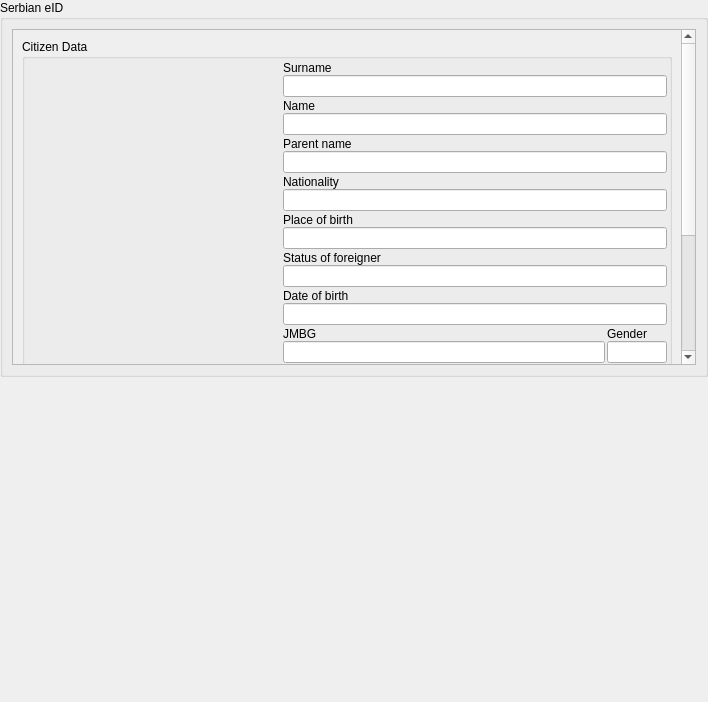
<?xml version="1.0" encoding="UTF-8"?>
<ui version="4.0">
 <class>EId</class>
 <widget class="QWidget" name="EId">
  <property name="geometry">
   <rect>
    <x>0</x>
    <y>0</y>
    <width>708</width>
    <height>702</height>
   </rect>
  </property>
  <property name="windowTitle">
   <string>Form</string>
  </property>
  <layout class="QVBoxLayout" name="verticalLayout">
   <property name="leftMargin"><number>0</number></property>
   <property name="topMargin"><number>0</number></property>
   <property name="rightMargin"><number>0</number></property>
   <property name="bottomMargin"><number>0</number></property>
   <item>
    <widget class="CollapsibleSection" name="identityGroupBox">
     <property name="sizePolicy">
      <sizepolicy hsizetype="Preferred" vsizetype="Expanding">
       <horstretch>0</horstretch>
       <verstretch>0</verstretch>
      </sizepolicy>
     </property>
     <property name="title">
      <string>Serbian eID</string>
     </property>
     <layout class="QVBoxLayout" name="verticalLayout_identity">
      <item>
       <widget class="QScrollArea" name="scrollArea">
        <property name="widgetResizable">
         <bool>true</bool>
        </property>
        <widget class="QWidget" name="scrollAreaWidgetContents">
         <layout class="QVBoxLayout" name="scrollLayout">
          <item>
           <widget class="CollapsibleSection" name="citizenSection">
            <property name="title">
             <string>Citizen Data</string>
            </property>
            <layout class="QVBoxLayout" name="verticalLayout_citizenOuter">
             <property name="spacing">
              <number>2</number>
             </property>
             <property name="leftMargin">
              <number>2</number>
             </property>
             <property name="topMargin">
              <number>2</number>
             </property>
             <property name="rightMargin">
              <number>2</number>
             </property>
             <property name="bottomMargin">
              <number>2</number>
             </property>
             <item>
              <widget class="QWidget" name="citizenContentWidget" native="true">
               <layout class="QVBoxLayout" name="verticalLayout_citizen">
                <property name="spacing">
                 <number>0</number>
                </property>
                <property name="leftMargin">
                 <number>0</number>
                </property>
                <property name="topMargin">
                 <number>0</number>
                </property>
                <property name="rightMargin">
                 <number>0</number>
                </property>
                <property name="bottomMargin">
                 <number>0</number>
                </property>
                <item>
                 <layout class="QHBoxLayout" name="horizontalLayout_33">
                  <property name="spacing">
                   <number>6</number>
                  </property>
                  <item>
                   <widget class="QFrame" name="frame_4">
                    <property name="minimumSize">
                     <size>
                      <width>250</width>
                      <height>0</height>
                     </size>
                    </property>
                    <property name="maximumSize">
                     <size>
                      <width>250</width>
                      <height>16777215</height>
                     </size>
                    </property>
                    <property name="frameShape">
                     <enum>QFrame::Shape::NoFrame</enum>
                    </property>
                    <property name="frameShadow">
                     <enum>QFrame::Shadow::Raised</enum>
                    </property>
                    <layout class="QVBoxLayout" name="verticalLayout_photo">
                     <property name="spacing">
                      <number>0</number>
                     </property>
                     <property name="leftMargin">
                      <number>0</number>
                     </property>
                     <property name="topMargin">
                      <number>0</number>
                     </property>
                     <property name="rightMargin">
                      <number>0</number>
                     </property>
                     <property name="bottomMargin">
                      <number>0</number>
                     </property>
                     <item alignment="Qt::AlignmentFlag::AlignTop|Qt::AlignmentFlag::AlignHCenter">
                      <widget class="QLabel" name="pictureLabel_3">
                       <property name="maximumSize">
                        <size>
                         <width>240</width>
                         <height>320</height>
                        </size>
                       </property>
                       <property name="text">
                        <string/>
                       </property>
                       <property name="pixmap">
                        <pixmap resource="../../../resources/librecelik.qrc">:/images/user.png</pixmap>
                       </property>
                       <property name="scaledContents">
                        <bool>true</bool>
                       </property>
                      </widget>
                     </item>
                    </layout>
                   </widget>
                  </item>
                  <item>
                   <layout class="QVBoxLayout" name="verticalLayout_citizenFields">
                    <property name="spacing">
                     <number>2</number>
                    </property>
                    <item>
                     <layout class="QVBoxLayout" name="verticalLayout_58">
                      <property name="spacing">
                       <number>0</number>
                      </property>
                      <item>
                       <widget class="QLabel" name="surnameLabel_3">
                        <property name="text">
                         <string>Surname</string>
                        </property>
                        <property name="buddy">
                         <cstring>surnameLineEdit_3</cstring>
                        </property>
                       </widget>
                      </item>
                      <item>
                       <widget class="QLineEdit" name="surnameLineEdit_3">
                        <property name="readOnly">
                         <bool>true</bool>
                        </property>
                       </widget>
                      </item>
                     </layout>
                    </item>
                    <item>
                     <layout class="QVBoxLayout" name="verticalLayout_59">
                      <property name="spacing">
                       <number>0</number>
                      </property>
                      <item>
                       <widget class="QLabel" name="nameLabel_3">
                        <property name="text">
                         <string>Name</string>
                        </property>
                        <property name="buddy">
                         <cstring>nameLineEdit_3</cstring>
                        </property>
                       </widget>
                      </item>
                      <item>
                       <widget class="QLineEdit" name="nameLineEdit_3">
                        <property name="readOnly">
                         <bool>true</bool>
                        </property>
                       </widget>
                      </item>
                     </layout>
                    </item>
                    <item>
                     <widget class="QWidget" name="parentNameWidget" native="true">
                      <layout class="QVBoxLayout" name="verticalLayout_parentName">
                       <property name="spacing">
                        <number>0</number>
                       </property>
                       <property name="leftMargin">
                        <number>0</number>
                       </property>
                       <property name="topMargin">
                        <number>0</number>
                       </property>
                       <property name="rightMargin">
                        <number>0</number>
                       </property>
                       <property name="bottomMargin">
                        <number>0</number>
                       </property>
                       <item>
                        <widget class="QLabel" name="parentNameLabel_3">
                         <property name="text">
                          <string>Parent name</string>
                         </property>
                         <property name="buddy">
                          <cstring>parentNameLineEdit_3</cstring>
                         </property>
                        </widget>
                       </item>
                       <item>
                        <widget class="QLineEdit" name="parentNameLineEdit_3">
                         <property name="readOnly">
                          <bool>true</bool>
                         </property>
                        </widget>
                       </item>
                      </layout>
                     </widget>
                    </item>
                    <item>
                     <widget class="QWidget" name="nationalityWidget" native="true">
                      <property name="visible">
                       <bool>false</bool>
                      </property>
                      <layout class="QVBoxLayout" name="verticalLayout_nationality">
                       <property name="spacing">
                        <number>0</number>
                       </property>
                       <property name="leftMargin">
                        <number>0</number>
                       </property>
                       <property name="topMargin">
                        <number>0</number>
                       </property>
                       <property name="rightMargin">
                        <number>0</number>
                       </property>
                       <property name="bottomMargin">
                        <number>0</number>
                       </property>
                       <item>
                        <widget class="QLabel" name="nationalityLabel_3">
                         <property name="text">
                          <string>Nationality</string>
                         </property>
                         <property name="buddy">
                          <cstring>nationalityLineEdit_3</cstring>
                         </property>
                        </widget>
                       </item>
                       <item>
                        <widget class="QLineEdit" name="nationalityLineEdit_3">
                         <property name="readOnly">
                          <bool>true</bool>
                         </property>
                        </widget>
                       </item>
                      </layout>
                     </widget>
                    </item>
                    <item>
                     <widget class="QWidget" name="placeOfBirthWidget" native="true">
                      <layout class="QVBoxLayout" name="verticalLayout_placeOfBirth">
                       <property name="spacing">
                        <number>0</number>
                       </property>
                       <property name="leftMargin">
                        <number>0</number>
                       </property>
                       <property name="topMargin">
                        <number>0</number>
                       </property>
                       <property name="rightMargin">
                        <number>0</number>
                       </property>
                       <property name="bottomMargin">
                        <number>0</number>
                       </property>
                       <item>
                        <widget class="QLabel" name="placeOfBirthLabel_3">
                         <property name="text">
                          <string>Place of birth</string>
                         </property>
                         <property name="buddy">
                          <cstring>placeOfBirthLineEdit_3</cstring>
                         </property>
                        </widget>
                       </item>
                       <item>
                        <widget class="QLineEdit" name="placeOfBirthLineEdit_3">
                         <property name="sizePolicy">
                          <sizepolicy hsizetype="Expanding" vsizetype="Fixed">
                           <horstretch>0</horstretch>
                           <verstretch>0</verstretch>
                          </sizepolicy>
                         </property>
                         <property name="readOnly">
                          <bool>true</bool>
                         </property>
                        </widget>
                       </item>
                      </layout>
                     </widget>
                    </item>
                    <item>
                     <widget class="QWidget" name="statusOfForeignerWidget" native="true">
                      <property name="visible">
                       <bool>false</bool>
                      </property>
                      <layout class="QVBoxLayout" name="verticalLayout_statusOfForeigner">
                       <property name="spacing">
                        <number>0</number>
                       </property>
                       <property name="leftMargin">
                        <number>0</number>
                       </property>
                       <property name="topMargin">
                        <number>0</number>
                       </property>
                       <property name="rightMargin">
                        <number>0</number>
                       </property>
                       <property name="bottomMargin">
                        <number>0</number>
                       </property>
                       <item>
                        <widget class="QLabel" name="statusOfForeignerLabel_3">
                         <property name="text">
                          <string>Status of foreigner</string>
                         </property>
                         <property name="buddy">
                          <cstring>statusOfForeignerLineEdit_3</cstring>
                         </property>
                        </widget>
                       </item>
                       <item>
                        <widget class="QLineEdit" name="statusOfForeignerLineEdit_3">
                         <property name="readOnly">
                          <bool>true</bool>
                         </property>
                        </widget>
                       </item>
                      </layout>
                     </widget>
                    </item>
                    <item>
                     <layout class="QVBoxLayout" name="verticalLayout_dob">
                      <property name="spacing">
                       <number>0</number>
                      </property>
                      <item>
                       <widget class="QLabel" name="dateOfBirthLabel_3">
                        <property name="text">
                         <string>Date of birth</string>
                        </property>
                        <property name="buddy">
                         <cstring>dateOfBirthLineEdit_3</cstring>
                        </property>
                       </widget>
                      </item>
                      <item>
                       <widget class="QLineEdit" name="dateOfBirthLineEdit_3">
                        <property name="readOnly">
                         <bool>true</bool>
                        </property>
                       </widget>
                      </item>
                     </layout>
                    </item>
                    <item>
                     <layout class="QHBoxLayout" name="horizontalLayout_jmbgGender">
                      <item>
                       <layout class="QVBoxLayout" name="verticalLayout_jmbg">
                        <property name="spacing">
                         <number>0</number>
                        </property>
                        <item>
                         <widget class="QLabel" name="jmbgLabel_3">
                          <property name="text">
                           <string>JMBG</string>
                          </property>
                          <property name="buddy">
                           <cstring>jmbgLineEdit_3</cstring>
                          </property>
                         </widget>
                        </item>
                        <item>
                         <widget class="QLineEdit" name="jmbgLineEdit_3">
                          <property name="minimumSize">
                           <size>
                            <width>150</width>
                            <height>0</height>
                           </size>
                          </property>
                          <property name="readOnly">
                           <bool>true</bool>
                          </property>
                         </widget>
                        </item>
                       </layout>
                      </item>
                      <item>
                       <layout class="QVBoxLayout" name="verticalLayout_gender">
                        <property name="spacing">
                         <number>0</number>
                        </property>
                        <item>
                         <widget class="QLabel" name="genderLabel_3">
                          <property name="text">
                           <string>Gender</string>
                          </property>
                          <property name="buddy">
                           <cstring>genderLineEdit_3</cstring>
                          </property>
                         </widget>
                        </item>
                        <item>
                         <widget class="QLineEdit" name="genderLineEdit_3">
                          <property name="maximumSize">
                           <size>
                            <width>60</width>
                            <height>16777215</height>
                           </size>
                          </property>
                          <property name="readOnly">
                           <bool>true</bool>
                          </property>
                         </widget>
                        </item>
                       </layout>
                      </item>
                     </layout>
                    </item>
                    <item>
                     <spacer name="citizenFieldsSpacer">
                      <property name="orientation">
                       <enum>Qt::Orientation::Vertical</enum>
                      </property>
                      <property name="sizeHint" stdset="0">
                       <size>
                        <width>0</width>
                        <height>0</height>
                       </size>
                      </property>
                     </spacer>
                    </item>
                   </layout>
                  </item>
                 </layout>
                </item>
                <item>
                 <widget class="QWidget" name="addressSection" native="true">
                  <layout class="QVBoxLayout" name="verticalLayout_66">
                   <property name="spacing">
                    <number>0</number>
                   </property>
                   <property name="leftMargin">
                    <number>0</number>
                   </property>
                   <property name="topMargin">
                    <number>0</number>
                   </property>
                   <property name="rightMargin">
                    <number>0</number>
                   </property>
                   <property name="bottomMargin">
                    <number>0</number>
                   </property>
                   <item>
                    <widget class="QLabel" name="addressLabel_3">
                     <property name="text">
                      <string>Address</string>
                     </property>
                     <property name="buddy">
                      <cstring>addressLineEdit_3</cstring>
                     </property>
                    </widget>
                   </item>
                   <item>
                    <widget class="QLineEdit" name="addressLineEdit_3">
                     <property name="sizePolicy">
                      <sizepolicy hsizetype="Expanding" vsizetype="Fixed">
                       <horstretch>0</horstretch>
                       <verstretch>0</verstretch>
                      </sizepolicy>
                     </property>
                     <property name="readOnly">
                      <bool>true</bool>
                     </property>
                    </widget>
                   </item>
                   <item>
                    <widget class="QWidget" name="dateOfAddressChangeWidget" native="true">
                     <property name="visible">
                      <bool>false</bool>
                     </property>
                     <layout class="QVBoxLayout" name="verticalLayout_dateOfAddressChange">
                      <property name="spacing">
                       <number>0</number>
                      </property>
                      <property name="leftMargin">
                       <number>0</number>
                      </property>
                      <property name="topMargin">
                       <number>0</number>
                      </property>
                      <property name="rightMargin">
                       <number>0</number>
                      </property>
                      <property name="bottomMargin">
                       <number>0</number>
                      </property>
                      <item>
                       <widget class="QLabel" name="dateOfAddressChangeLabel_3">
                        <property name="text">
                         <string>Date of address change</string>
                        </property>
                        <property name="buddy">
                         <cstring>dateOfAddressChangeLineEdit_3</cstring>
                        </property>
                       </widget>
                      </item>
                      <item>
                       <widget class="QLineEdit" name="dateOfAddressChangeLineEdit_3">
                        <property name="readOnly">
                         <bool>true</bool>
                        </property>
                       </widget>
                      </item>
                     </layout>
                    </widget>
                   </item>
                  </layout>
                 </widget>
                </item>
               </layout>
              </widget>
             </item>
            </layout>
           </widget>
          </item>
          <item>
           <widget class="CollapsibleSection" name="documentSection">
            <property name="title">
             <string>Document data</string>
            </property>
            <layout class="QVBoxLayout" name="verticalLayout_docOuter">
             <property name="spacing">
              <number>2</number>
             </property>
             <property name="leftMargin">
              <number>2</number>
             </property>
             <property name="topMargin">
              <number>2</number>
             </property>
             <property name="rightMargin">
              <number>2</number>
             </property>
             <property name="bottomMargin">
              <number>2</number>
             </property>
             <item>
              <layout class="QHBoxLayout" name="horizontalLayout_32">
               <item>
                <layout class="QVBoxLayout" name="verticalLayout_50">
                 <property name="spacing">
                  <number>0</number>
                 </property>
                 <item>
                  <widget class="QLabel" name="documentIssuerLabel_3">
                   <property name="text">
                    <string>Document issuer</string>
                   </property>
                   <property name="buddy">
                    <cstring>documentIssuerLineEdit_3</cstring>
                   </property>
                  </widget>
                 </item>
                 <item>
                  <widget class="QLineEdit" name="documentIssuerLineEdit_3">
                   <property name="readOnly">
                    <bool>true</bool>
                   </property>
                  </widget>
                 </item>
                </layout>
               </item>
               <item>
                <layout class="QVBoxLayout" name="verticalLayout_51">
                 <property name="spacing">
                  <number>0</number>
                 </property>
                 <item>
                  <widget class="QLabel" name="documentNumberLabel_3">
                   <property name="text">
                    <string>Document number</string>
                   </property>
                   <property name="buddy">
                    <cstring>documentNumberLineEdit_3</cstring>
                   </property>
                  </widget>
                 </item>
                 <item>
                  <widget class="QLineEdit" name="documentNumberLineEdit_3">
                   <property name="readOnly">
                    <bool>true</bool>
                   </property>
                  </widget>
                 </item>
                </layout>
               </item>
               <item>
                <layout class="QVBoxLayout" name="verticalLayout_52">
                 <property name="spacing">
                  <number>0</number>
                 </property>
                 <item>
                  <widget class="QLabel" name="dateOfIssuanceLabel_3">
                   <property name="text">
                    <string>Date of issuance</string>
                   </property>
                   <property name="buddy">
                    <cstring>dateOfIssuanceLineEdit_3</cstring>
                   </property>
                  </widget>
                 </item>
                 <item>
                  <widget class="QLineEdit" name="dateOfIssuanceLineEdit_3">
                   <property name="readOnly">
                    <bool>true</bool>
                   </property>
                  </widget>
                 </item>
                </layout>
               </item>
               <item>
                <layout class="QVBoxLayout" name="verticalLayout_53">
                 <property name="spacing">
                  <number>0</number>
                 </property>
                 <item>
                  <widget class="QLabel" name="validToLabel_3">
                   <property name="text">
                    <string>Valid to</string>
                   </property>
                   <property name="buddy">
                    <cstring>validToLineEdit_3</cstring>
                   </property>
                  </widget>
                 </item>
                 <item>
                  <widget class="QLineEdit" name="validToLineEdit_3">
                   <property name="readOnly">
                    <bool>true</bool>
                   </property>
                  </widget>
                 </item>
                </layout>
               </item>
              </layout>
             </item>
            </layout>
           </widget>
          </item>
          <item>
           <widget class="CollapsibleSection" name="signaturesSection">
            <property name="title">
             <string>Signatures of data groups</string>
            </property>
            <layout class="QVBoxLayout" name="verticalLayout_sigsOuter">
             <property name="spacing">
              <number>2</number>
             </property>
             <property name="leftMargin">
              <number>2</number>
             </property>
             <property name="topMargin">
              <number>2</number>
             </property>
             <property name="rightMargin">
              <number>2</number>
             </property>
             <property name="bottomMargin">
              <number>2</number>
             </property>
             <item>
              <layout class="QHBoxLayout" name="horizontalLayout_35">
               <property name="spacing">
                <number>6</number>
               </property>
               <item>
                <widget class="QLabel" name="group1Label_3">
                 <property name="text">
                  <string/>
                 </property>
                 <property name="pixmap">
                  <pixmap resource="../../../resources/librecelik.qrc">:/images/grey_question_mark.png</pixmap>
                 </property>
                </widget>
               </item>
               <item>
                <widget class="QLabel" name="documentDataLabel_3">
                 <property name="sizePolicy">
                  <sizepolicy hsizetype="Preferred" vsizetype="Preferred">
                   <horstretch>1</horstretch>
                   <verstretch>0</verstretch>
                  </sizepolicy>
                 </property>
                 <property name="text">
                  <string>Document data</string>
                 </property>
                </widget>
               </item>
               <item>
                <widget class="QLabel" name="group2Label_3">
                 <property name="text">
                  <string/>
                 </property>
                 <property name="pixmap">
                  <pixmap resource="../../../resources/librecelik.qrc">:/images/grey_question_mark.png</pixmap>
                 </property>
                </widget>
               </item>
               <item>
                <widget class="QLabel" name="identityFixedDataLabel_3">
                 <property name="sizePolicy">
                  <sizepolicy hsizetype="Preferred" vsizetype="Preferred">
                   <horstretch>1</horstretch>
                   <verstretch>0</verstretch>
                  </sizepolicy>
                 </property>
                 <property name="text">
                  <string>Personal fixed data</string>
                 </property>
                </widget>
               </item>
               <item>
                <widget class="QLabel" name="group3Label_3">
                 <property name="text">
                  <string/>
                 </property>
                 <property name="pixmap">
                  <pixmap resource="../../../resources/librecelik.qrc">:/images/grey_question_mark.png</pixmap>
                 </property>
                </widget>
               </item>
               <item>
                <widget class="QLabel" name="identityVarDataLabel_3">
                 <property name="sizePolicy">
                  <sizepolicy hsizetype="Preferred" vsizetype="Preferred">
                   <horstretch>1</horstretch>
                   <verstretch>0</verstretch>
                  </sizepolicy>
                 </property>
                 <property name="text">
                  <string>Personal variable data</string>
                 </property>
                </widget>
               </item>
              </layout>
             </item>
            </layout>
           </widget>
          </item>
          <item>
           <spacer name="verticalSpacer_outer">
            <property name="orientation">
             <enum>Qt::Orientation::Vertical</enum>
            </property>
            <property name="sizeHint" stdset="0">
             <size>
              <width>20</width>
              <height>40</height>
             </size>
            </property>
           </spacer>
          </item>
         </layout>
        </widget>
       </widget>
      </item>
     </layout>
    </widget>
   </item>
   <item>
    <spacer name="verticalSpacer">
     <property name="orientation">
      <enum>Qt::Orientation::Vertical</enum>
     </property>
     <property name="sizeHint" stdset="0">
      <size>
       <width>20</width>
       <height>0</height>
      </size>
     </property>
    </spacer>
   </item>
  </layout>
 </widget>
 <customwidgets>
  <customwidget>
   <class>CollapsibleSection</class>
   <extends>QGroupBox</extends>
   <header>utils/collapsiblesection.h</header>
  </customwidget>
 </customwidgets>
 <resources/>
 <connections/>
</ui>
